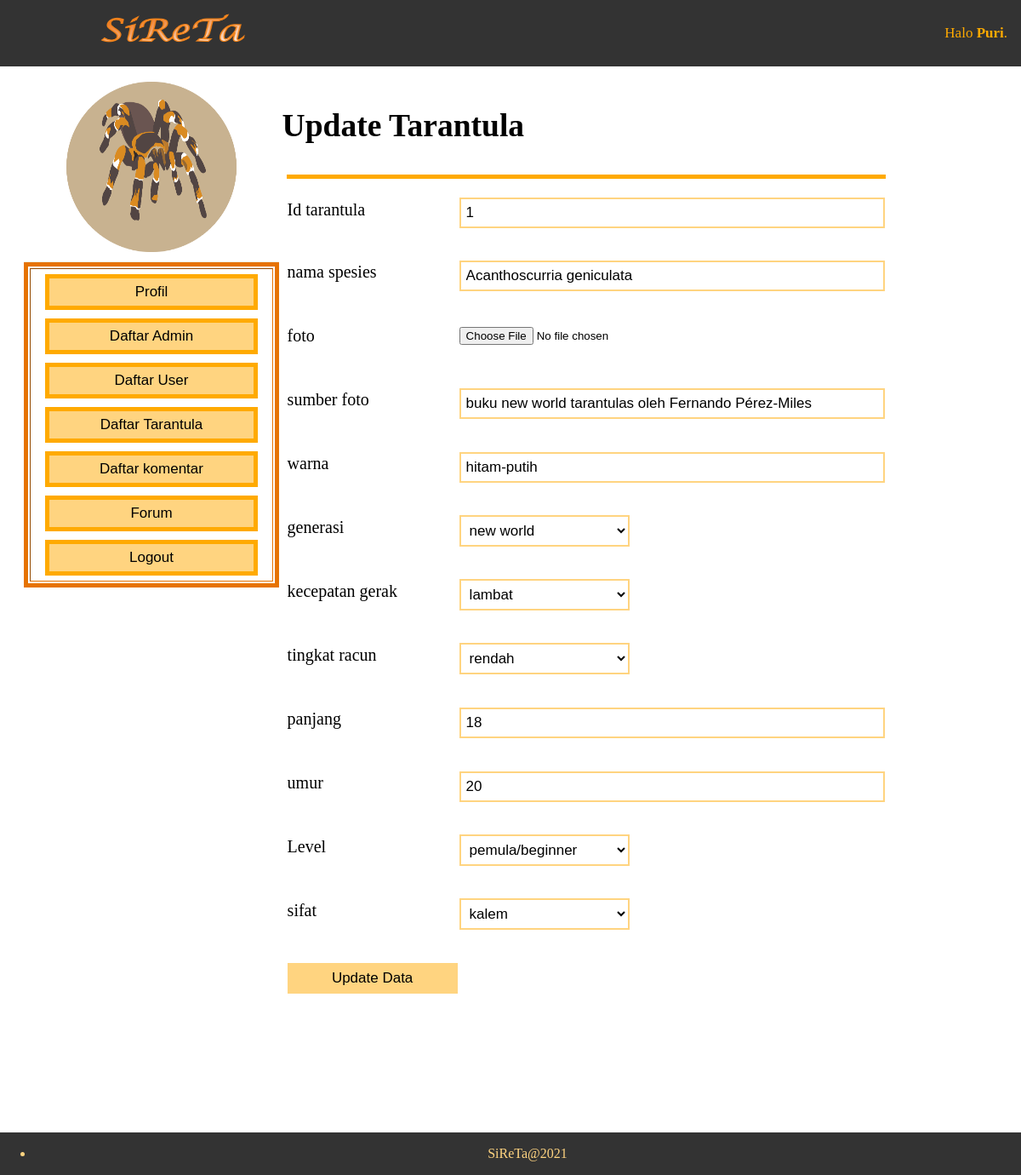
Screenshot of /admin/edit_tartul.php?id_tartul=1 (signed in) with the database file from the repository.
### tables this page shows
CREATE TABLE `user` (
  `id_user` int(10) NOT NULL,
  `nama` varchar(50) NOT NULL,
  `username` varchar(20) NOT NULL,
  `password` varchar(10) NOT NULL,
  `level` enum('Admin','User') NOT NULL,
  `kota` varchar(20) NOT NULL,
  `jenis_pemelihara` varchar(20) NOT NULL
);

CREATE TABLE `tarantula` (
  `id_tartul` int(10) NOT NULL,
  `nama_spesies` varchar(100) NOT NULL,
  `foto` varchar(100) NOT NULL,
  `src_foto` varchar(100) NOT NULL,
  `warna` varchar(50) NOT NULL,
  `generasi` varchar(15) NOT NULL,
  `kecepatan` varchar(10) NOT NULL,
  `racun` varchar(10) NOT NULL,
  `umur` int(5) NOT NULL,
  `panjang` int(5) NOT NULL,
  `pemelihara` varchar(15) NOT NULL,
  `sifat` varchar(10) NOT NULL
);

### admin/edit_tartul.php (the view, shortened to what this page needs)
<?php include 'header.php'; ?>
	<div class="kanan2">
		<h2 >Update Tarantula</h2>
        <?php
            $id_tartul=mysqli_real_escape_string($koneksi,$_GET['id_tartul']);
            $aaa=mysqli_query($koneksi,"select * from tarantula where id_tartul='$id_tartul'")or die(mysqli_error());
            while($a=mysqli_fetch_array($aaa)){
                $pemelihara=$a['pemelihara'];
                $racun=$a['racun'];
                $generasi=$a['generasi'];
                $kecepatan=$a['kecepatan'];
                $sifat=$a['sifat'];
        ?>
        <form method="POST" action="../function/update_tartul.php" enctype="multipart/form-data" style="padding : 5px;">
            <table class="table1">
                <tr height="75px">
                    <td class="col-md-1">Id tarantula</td>
                    <td><input type="text" placeholder="id user" name="id_tartul" value="<?php echo $a['id_tartul'] ?>" readonly></td>
                </tr>
                <tr height="75px">
                    <td class="col-md-1">nama spesies</td>
                    <td><input type="text" placeholder="nama spesies" name="nama_spesies" value="<?php echo $a['nama_spesies'] ?>" require></td>
                </tr>
                <tr height="75px">
                    <td class="col-md-1">foto</td>
                    <td><input type="file" name="foto"  require></td>
                </tr>
                <tr height="75px">
                    <td class="col-md-1">sumber foto</td>
                    <td><input type="text" placeholder="sumber foto" name="src_foto" value="<?php echo $a['src_foto'] ?>" require></td>
                </tr>
                <tr height="75px">
                    <td class="col-md-1">warna</td>
                    <td><input type="text" placeholder="warna" name="warna" value="<?php echo $a['warna'] ?>" require></td>
                </tr>
                <tr height="75px">
                    <td class="col-md-1">generasi</td>
                    <td><select name="generasi" required>
                            <option value="new world"
                            <?php if ($generasi =='new world') {echo"selected";}?>
                            >new world</option>
                        </select>
                    </td>
                </tr>
                <tr height="75px">
                    <td class="col-md-1">kecepatan gerak</td>
                    <td><select name="kecepatan" required>
                            <option value="lambat"
                            <?php if ($kecepatan =='lambat') {echo"selected";}?>
                            >lambat</option>
                        </select>
                    </td>
                </tr>
                <tr height="75px">
                    <td class="col-md-1">tingkat racun</td>
                    <td><select name="racun" required>
                            <option value="rendah"
                            <?php if ($racun =='rendah') {echo"selected";}?>
                            >rendah</option>
                        </select>
                    </td>
                </tr>
                <tr height="75px">
                    <td class="col-md-1">panjang</td>
                    <td><input type="text" placeholder="panjang" name="panjang" value="<?php echo $a['panjang'] ?>" required></td>
                </tr>
                <tr height="75px">
                    <td class="col-md-1">umur</td>
                    <td><input type="text" placeholder="umur" name="umur" value="<?php echo $a['umur'] ?>" required></td>
                </tr>
                <tr height="75px">
                    <td class="col-md-1">Level</td>
                    <td ><select name="pemelihara" required>
                            <option value="pemula"
                            <?php if ($pemelihara =='pemula') {echo"selected";}?>
                            >pemula/beginner</option>
                        </select>
                    </td>
                </tr>
                <tr height="75px">
                    <td class="col-md-1">sifat</td>
                    <td><select name="sifat" required>
                            <option value="kalem"
                            <?php if ($sifat =='kalem') {echo"selected";}?>
                            >kalem</option>
                        </select>
                    </td>
                </tr>
                <tr height="75px">
                    <td><input type="submit" value="Update Data" ></td>
                </tr>
            </table>
        </form>
    <br><br><br><br><br><br>
    </div>
        <?php
        }
        ?>
<?php include 'footer.php';?>

### admin/header.php (shortened to what this page needs)
<html>
<head>
	<link rel="stylesheet" type="text/css" href="../css/tartul.css">
</head>
<body>
	<?php
		include '../function/koneksi.php';
		$username = $_SESSION['username'];
	?>
	<?php
        $user=mysqli_query($koneksi,"select * from user where username ='$username' ");
    	while($u=mysqli_fetch_array($user)){
    ?>
        <div class="topnav">
		  <a><img class="tulisan" src="../image/based/sireta.png"></a>
		  <div class="login-container">
                <a>Halo <b><?php echo $u['nama']; ?></b>.</a>
		  </div>
		</div>
	<?php } ?>
		<div class="container" style="margin:8% auto;">
				<div class="kiri2">
                   <div >
				   <table border="5" width="300px" height="200px" style="text-align :center; border: none;border-collapse: collapse;">
				   <tr><td class="logokiri">
					   <img class="logo" src="../image/based/logo.png" onclick= "location.href='admin.php'">
				   </td></tr>
					</table>
                   <table border="5" width="300px" height="200px" style="text-align :center; border: 5px solid #e67300;">
				   <tr><td>
				   		<button onclick= "location.href='Profil_Admin.php'">Profil</button>
						<button onclick= "location.href='DAdmin.php'">Daftar Admin</button>
						<button onclick= "location.href='DUser.php'">Daftar User</button>
						<button onclick= "location.href='tarantula.php'">Daftar Tarantula</button>
						<button onclick= "location.href='komentar.php'">Daftar komentar</button>
						<button onclick= "location.href='forum.php'">Forum</button>
						<button onclick= "location.href='../function/logout.php'">Logout</button>
					</td></tr>
					</table>
					</div>
				</div>

### css/tartul.css (style rules this page uses)
img.tulisan { padding-left: 100px; width: 200px; height: 50px; }
img.logo { width: 200px; height: 200px; margin-left: AUTO; margin-right: auto; display:block; padding-bottom: 10px; cursor: pointer; }
.topnav { background-color: #333; overflow: hidden; position: fixed; left: 0; top: 0; width: 100%; }
.topnav a { float: left; text-align: center; padding: 14px 16px; text-decoration: none; font-size: 17px; color : #ffaa00; }
.topnav .login-container { padding-top: 15px; float: right; }
.container .kanan2 { text-align : left; font-size : 25px; float: right; height: 100%; width: 60%; padding-Right : 150px; }
.container .kiri2 { text-align : center; float: left; height: 100%; width: 25%; padding-left : 20px; }
.container input[type=text] { padding: 6px; margin-top: 8px; font-size: 17px; border: 2px solid #ffd480; width: 200px; }
.table1 input[type=text] { padding: 6px; margin-top: 8px; font-size: 17px; border: 2px solid #ffd480; width: 500px; }
.container input[type=submit] { padding: 6px; margin-top: 8px; font-size: 17px; border: 2px solid #ffd480; width: 200px; background: #ffd480; cursor: pointer; }
.container .kiri2 button { padding: 6px; margin-top: 5px; margin-bottom: 5px; font-size: 17px; border: 5px solid #ffaa00; width: 250px; background: #ffd480; cursor: pointer; }
.col-md-1 { width: 8.33333333%; text-align : left; }
.table1 .col-md-1 { width: 8.33333333%; text-align : left; }
.table1 { border-top: 5px solid #ffaa00; border-collapse: collapse; padding : 15px; height:200px; font-size: 20px; }
.table1 select { outline: 0; background-color: transparent; padding: 6px; margin-top: 8px; font-size: 17px; border: 2px solid #ffd480; width: 200px; }
.logokiri { border-right: none; border-left: none; border-top: none }

### rows the page displays
user: nama "Puri"
tarantula: id_tartul "1", nama_spesies "Acanthoscurria geniculata", src_foto "buku new world tarantulas oleh Fernando Pérez-Miles", warna "hitam-putih", generasi "new world", kecepatan "lambat", racun "rendah", panjang "18", umur "20", pemelihara "pemula/beginner", sifat "kalem"
